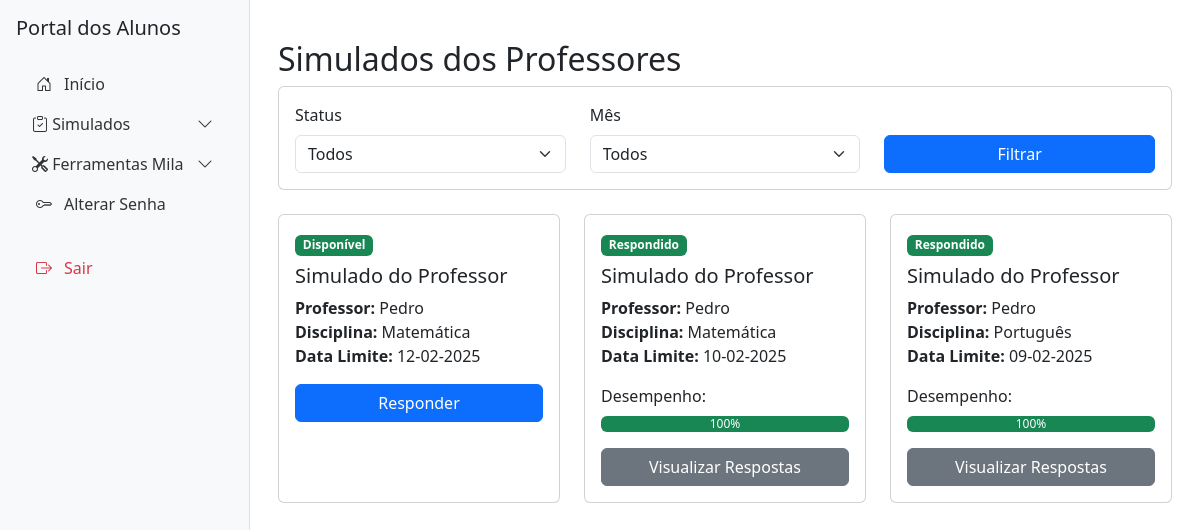
The page /alunos/simulados-professores (signed in) on the database its author committed.
### tables this page shows
CREATE TABLE simulados_gerados_professor (
    id INTEGER PRIMARY KEY AUTOINCREMENT,
    professor_id INTEGER NOT NULL,
    disciplina_id INTEGER NOT NULL,
    serie_id INTEGER NOT NULL,
    data_criacao TIMESTAMP DEFAULT CURRENT_TIMESTAMP, mes_id INTEGER REFERENCES meses(id), status TEXT DEFAULT 'gerado',
    FOREIGN KEY (professor_id) REFERENCES user(id),
    FOREIGN KEY (disciplina_id) REFERENCES disciplinas(id),
    FOREIGN KEY (serie_id) REFERENCES series(id)
);

### routes/simulados.py (the view)
@simulados_bp.route('/alunos/simulados-professores')
@login_required
def listar_simulados_professores():
    if current_user.tipo_usuario_id != 4:  # Apenas alunos podem acessar
        flash("Acesso não autorizado.", "danger")
        return redirect(url_for("index"))
    db = get_db()
    simulados = db.execute("""
        SELECT DISTINCT sgp.id, d.nome AS disciplina_nome, sgp.mes_id,
               strftime('%d-%m-%Y', date(sgp.data_criacao)) as data_envio,
               CASE
                   WHEN ds.id IS NOT NULL THEN 'respondido'
                   ELSE 'disponível'
               END as status,
               u.nome as professor_nome,
               CAST(ROUND(COALESCE(ds.desempenho, 0)) as INTEGER) as nota
        FROM simulados_gerados_professor sgp
        JOIN disciplinas d ON sgp.disciplina_id = d.id
        JOIN usuarios u ON sgp.professor_id = u.id
        LEFT JOIN desempenho_simulado ds ON ds.simulado_id = sgp.id
            AND ds.aluno_id = ? AND ds.tipo_usuario_id = 3
        ORDER BY
            CASE
                WHEN ds.id IS NOT NULL THEN 1
                ELSE 0
            END,
            sgp.data_criacao DESC
    """, [current_user.id]).fetchall()
    meses = [
        (1, "Janeiro"), (2, "Fevereiro"), (3, "Março"),
        (4, "Abril"), (5, "Maio"), (6, "Junho"),
        (7, "Julho"), (8, "Agosto"), (9, "Setembro"),
        (10, "Outubro"), (11, "Novembro"), (12, "Dezembro")
    ]
    return render_template('alunos/simulados_professores.html', simulados=simulados, meses=meses)

### app.py (called while the page is built)
@app.context_processor
def utility_processor():
    return dict(enumerate=enumerate)

@login_manager.user_loader
def load_user(user_id):
    db = get_db()
    cursor = db.cursor()
    cursor.execute("""
        SELECT id, nome, tipo_usuario_id, escola_id, serie_id, turma_id, email, codigo_ibge
        FROM usuarios
        WHERE id = ?
    """, (user_id,))
    user_data = cursor.fetchone()
    if user_data:
        app.logger.info(f"Usuário carregado: {user_data}")
        return User(
            id=user_data[0],
            nome=user_data[1],
            tipo_usuario_id=user_data[2],
            escola_id=user_data[3],
            serie_id=user_data[4],
            turma_id=user_data[5],
            email=user_data[6],
            codigo_ibge=user_data[7]
        )
    app.logger.warning(f"Usuário com ID {user_id} não encontrado.")
    return None

def get_db():
    db = getattr(g, '_database', None)
    if db is None:
        db = g._database = sqlite3.connect(DATABASE)
    return db

@app.teardown_appcontext
def close_connection(exception):
    db = getattr(g, '_database', None)
    if db is not None:
        db.close()

### routes/simulados.py (called while the page is built)
def get_db():
    if 'db' not in g:
        g.db = sqlite3.connect('educacional.db')
        g.db.row_factory = sqlite3.Row
    return g.db

### templates/alunos/simulados_professores.html (shortened to what this page needs)
{% extends "alunos/base_alunos.html" %}
{% block content %}
<div class="container mt-4">
    <h2>Simulados dos Professores</h2>
    <div class="row mb-4">
        <div class="col-md-12">
            <div class="card">
                <div class="card-body">
                    <form id="filtro-form" method="GET" action="{{ url_for('simulados.filtrar_simulados_professores') }}">
                        <div class="row">
                            <div class="col-md-4">
                                <label for="status" class="form-label">Status</label>
                                <select class="form-select" id="status" name="status">
                                    <option value="">Todos</option>
                                </select>
                            </div>
                            <div class="col-md-4">
                                <label for="mes" class="form-label">Mês</label>
                                <select class="form-select" id="mes" name="mes">
                                    <option value="">Todos</option>
                                </select>
                            </div>
                            <div class="col-md-4 d-flex align-items-end">
                                <button type="submit" class="btn btn-primary w-100">
                                     Filtrar
                                </button>
                            </div>
                        </div>
                    </form>
                </div>
            </div>
        </div>
    </div>
    <div class="row" id="lista-simulados">
        {% for simulado in simulados %}
        <div class="col-md-4 mb-4">
            <div class="card h-100">
                <div class="card-body">
                    {% if simulado.status == 'respondido' %}
                    <span class="badge bg-success">Respondido</span>
                    {% else %}
                    <span class="badge bg-success">Disponível</span>
                    {% endif %}
                    <h5 class="card-title mt-2">Simulado do Professor</h5>
                    <p class="card-text">
                        <strong>Professor:</strong> {{ simulado.professor_nome }}<br>
                        <strong>Disciplina:</strong> {{ simulado.disciplina_nome }}<br>
                        <strong>Data Limite:</strong> {{ simulado.data_envio }}
                    </p>
                    {% if simulado.status == 'respondido' %}
                    <div class="mb-3">
                        <label class="form-label">Desempenho:</label>
                        <div class="progress">
                            <div class="progress-bar bg-success" role="progressbar"
                                 style="width: {{ simulado.nota }}%"
                                 aria-valuenow="{{ simulado.nota }}"
                                 aria-valuemin="0"
                                 aria-valuemax="100">
                                {{ simulado.nota }}%
                            </div>
                        </div>
                    </div>
                    {% endif %}
                    <div class="mt-3">
                        {% if simulado.status == 'respondido' %}
                        <a href="{{ url_for('simulados.responder_simulado', simulado_id=simulado.id, origem='professor') }}"
                           class="btn btn-secondary w-100">
                             Visualizar Respostas
                        </a>
                        {% else %}
                        <a href="{{ url_for('simulados.responder_simulado', simulado_id=simulado.id, origem='professor') }}"
                           class="btn btn-primary w-100">
                             Responder
                        </a>
                        {% endif %}
                    </div>
                </div>
            </div>
        </div>
        {% endfor %}
    </div>
</div>
{% endblock %}

### templates/base.html (style rules this page uses)
body { min-height: 100vh; display: flex; flex-direction: column; }

### rows shown on the page
simulados_gerados_professor: shows "Disponível", professor_nome "Pedro", disciplina_nome "Matemática", data_envio "12-02-2025"
simulados_gerados_professor: shows "Respondido", professor_nome "Pedro", disciplina_nome "Matemática", data_envio "10-02-2025", nota "100"
simulados_gerados_professor: shows "Respondido", professor_nome "Pedro", disciplina_nome "Português", data_envio "09-02-2025", nota "100"
